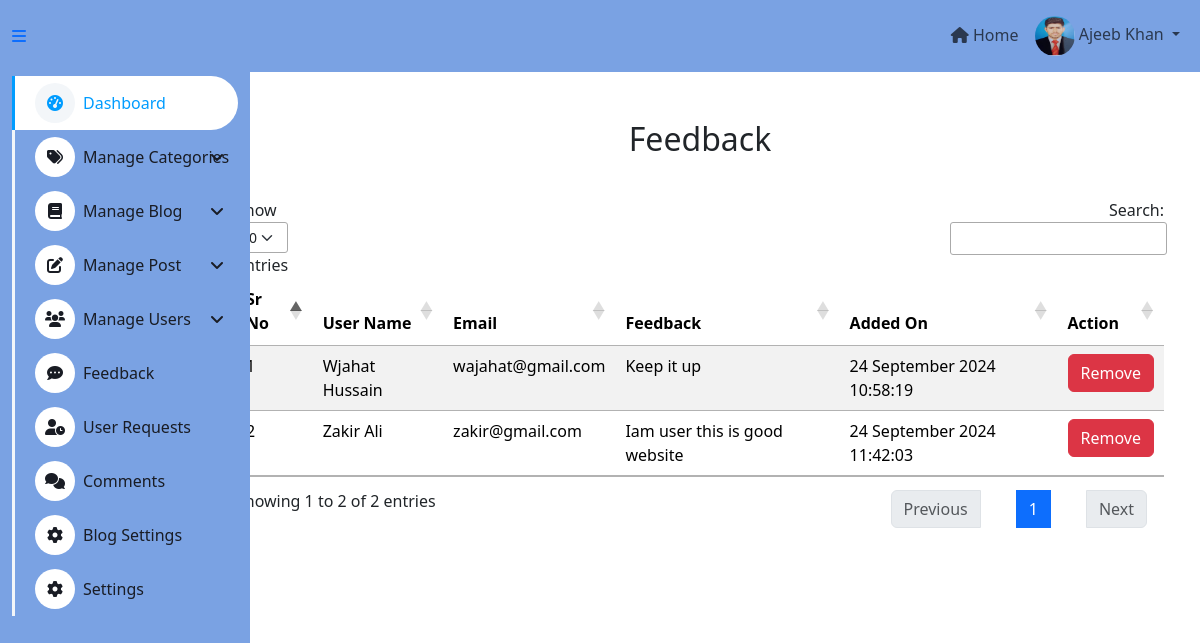
The app's page /Admin/feedback.php (signed in) with its own data.
### tables this page shows
CREATE TABLE `user` (
  `user_id` int(11) NOT NULL AUTO_INCREMENT,
  `role_id` int(11) DEFAULT NULL,
  `first_name` varchar(50) NOT NULL,
  `last_name` varchar(50) NOT NULL,
  `email` varchar(50) DEFAULT NULL,
  `password` text NOT NULL,
  `gender` enum('Male','Female') DEFAULT NULL,
  `date_of_birth` date DEFAULT NULL,
  `user_image` text DEFAULT NULL,
  `address` text DEFAULT NULL,
  `is_approved` enum('Pending','Approved','Rejected') DEFAULT 'Pending',
  `is_active` enum('Active','InActive') DEFAULT 'Active',
  `created_at` timestamp NOT NULL DEFAULT current_timestamp() ON UPDATE current_timestamp(),
  `updated_at` timestamp NULL DEFAULT NULL,
  PRIMARY KEY (`user_id`),
  KEY `role_id` (`role_id`),
  CONSTRAINT `user_ibfk_1` FOREIGN KEY (`role_id`) REFERENCES `role` (`role_id`) ON DELETE CASCADE ON UPDATE CASCADE
);

CREATE TABLE `user_feedback` (
  `feedback_id` int(11) NOT NULL AUTO_INCREMENT,
  `user_id` int(11) DEFAULT NULL,
  `user_name` varchar(100) DEFAULT NULL,
  `user_email` varchar(100) DEFAULT NULL,
  `feedback` text DEFAULT NULL,
  `created_at` timestamp NOT NULL DEFAULT current_timestamp() ON UPDATE current_timestamp(),
  PRIMARY KEY (`feedback_id`),
  KEY `user_id` (`user_id`),
  CONSTRAINT `user_feedback_ibfk_1` FOREIGN KEY (`user_id`) REFERENCES `user` (`user_id`) ON DELETE CASCADE ON UPDATE CASCADE
);

### require/database.php (called while the page is built, shortened)
<?php
    class Database
    {
        public $connection = null;
        public function __construct($hostname,$username,$password,$database){
            $this->connection = mysqli_connect($hostname,$username,$password,$database);
        }
        public function query_excute($query){
            $this->query = $query;
            $this->result = mysqli_query($this->connection, $this->query) or die("<p style='color:red'>Error No: ".mysqli_errno($this->connection)." Error Message: ".mysqli_error($this->connection)."</p>");
			return $this->result;
        }
    }
?>

### Admin/feedback.php (the view, shortened to what this page needs)
<?php
require_once("../templates_and_forms/templates.php");
require_once("../require/database.php");
$database = new Database(HOSTNAME, USERNAME, PASSWORD, DATABASE);
$template = new Template();
$template->navbar();
$query = "SELECT * FROM user_feedback";
    $result = $database->query_excute($query);
?>
<div class="container-fluid">
    <div class="row">
        <?php $template->sidebar(); ?>
        <main class="col-md-9 ms-sm-auto col-lg-10 px-md-4">
            <div class="container mt-5 mb-5">
                <div class="row">
                    <div class="col-sm-12 text-end">
                        <h2 class="text-center">Feedback</h2>
                    </div>
                </div>
                <div class="row mt-4">
                    <div class="col-sm-12 table-responsive">
                        <?php
                        if ($result->num_rows) {
                        ?>
                            <table id="example" class="table table-striped" style="width:100%">
                                <thead>
                                <tr>
                                <th>Sr No</th>
                                <th>User Name</th>
                                <th>Email</th>
                                <th>Feedback</th>
                                <th>Added On</th>
                                <th>Action</th>
                            </tr>
                                </thead>
                                <tbody>
                                    <?php
                                    $count = 1;
                                    while ($feedback = mysqli_fetch_assoc($result)) {
                                    ?>
                                        <tr>
                                <td><?php echo $count++ ?></td>
                                <td><?php echo $feedback['user_name'] ?></td>
                                <td><?php echo $feedback['user_email'] ?></td>
                                <td><?php echo $feedback['feedback'] ?></td>
                                <td><?php echo date("j  F Y h:i:s ",strtotime($feedback['created_at']))??'' ?></td>
                                <td><a class="btn btn-danger" href="updation_process.php?feedback_id=<?php echo $feedback['feedback_id'] ?>">Remove</a></td>
                                    <?php
                                    }
                                    ?>
                                </tbody>
                            </table>
                        <?php
                         } else {
                            Genral::record_not_found();
                        }
                        ?>
                    </div>
                </div>
            </div>
        </main>
    </div>
</div>
<?php $template->admin_footer(); ?>

### templates_and_forms/templates.php (shortened to what this page needs)
<?php
class Template
{
    public function navbar()
    {
        require_once("../require/database.php");
        $database = new Database(HOSTNAME, USERNAME, PASSWORD, DATABASE);
        $user_id = $_SESSION['user'] ?? '';
        $query = "SELECT * FROM user WHERE user_id = '" . $user_id . "'";
        $result = $database->query_excute($query);
        $user_data = mysqli_fetch_assoc($result);
?>
        <!DOCTYPE html>
        <html lang="en">
        <head>
            <link href="https://cdnjs.cloudflare.com/ajax/libs/font-awesome/6.0.0-beta3/css/all.min.css" rel="stylesheet">
            <link href="https://cdn.jsdelivr.net/npm/bootstrap@5.3.3/dist/css/bootstrap.min.css" rel="stylesheet">
            <link rel="stylesheet" href="https://cdn.datatables.net/1.13.5/css/jquery.dataTables.min.css">
            <link href="css/style.css" rel="stylesheet">
        </head>
        <body>
            <nav style="background-color: #7AA2E3;" class="navbar navbar-expand-lg navbar-light sticky-top">
                <div class="container-fluid">
                    <a href="#" class="sidebar-toggler flex-shrink-0">
                        <i class="fa fa-bars"></i>
                    </a>
                    <div class="navbar-nav ms-auto navbar-light">
                        <a style="margin-top:7px; text-decoration: none;" href="../index.php" class="nav-link">
                            <i class="fa fa-home"></i> Home
                        </a>
                        <div class="navbar-nav ms-auto">
                            <div class="nav-item dropdown">
                                <a href="#" class="nav-link dropdown-toggle" data-bs-toggle="dropdown">
                                    <source srcset="../images/<?php echo $user_data['user_image']; ?>"><img src="../images/<?php echo $user_data['user_image']; ?>" alt="User name" width="40" height="40" class="rounded-pill">
                                    <span class="d-none d-lg-inline-flex"><?php echo $user_data["first_name"] . " " . $user_data["last_name"]; ?></span>
                                </a>
                            </div>
                        </div>
                    </div>
                 </div>
            </nav>
        <?php
    }
    public function sidebar()
    {
        ?>
            <div class="container-fluid">
                <div class="row">
                    <div class="col-lg-2 sidebar" style="background-color: #7AA2E3;">
                        <nav class="navbar navbar-light">
                            <a href="index.php" class="navbar-brand mx-4 mb-3">
                                <h3 class="text-primary"><i class="fa fa-hashtag me-2"></i>ADMIN</h3>
                            </a>
                            <div class="navbar-nav w-100">
                                <a href="Dashboard.php" class="nav-item nav-link active">
                                    <i class="fa fa-tachometer-alt me-2"></i>Dashboard
                                </a>
                                <div class="nav-item dropdown">
                                    <a href="#" class="nav-link dropdown-toggle" data-bs-toggle="dropdown">
                                        <i class="fas fa-tags me-2"></i>Manage Categories
                                    </a>
                                </div>
                                <div class="nav-item dropdown">
                                    <a href="#" class="nav-link dropdown-toggle" data-bs-toggle="dropdown">
                                        <i class="fas fa-book me-2"></i>Manage Blog
                                    </a>
                                </div>
                                <div class="nav-item dropdown">
                                    <a href="#" class="nav-link dropdown-toggle" data-bs-toggle="dropdown">
                                        <i class="fas fa-edit me-2"></i>Manage Post
                                    </a>
                                </div>
                                <div class="nav-item dropdown">
                                    <a href="#" class="nav-link dropdown-toggle" data-bs-toggle="dropdown">
                                        <i class="fas fa-users me-2"></i>Manage Users
                                    </a>
                                </div>
                                <a href="feedback.php" class="nav-item nav-link">
                                    <i class="fas fa-comment-dots me-2"></i>Feedback
                                </a>
                                <a href="user_requiest.php" class="nav-item nav-link">
                                    <i class="fas fa-user-clock me-2"></i>User Requests
                                </a>
                                <a href="comments.php" class="nav-item nav-link">
                                    <i class="fas fa-comments me-2"></i>Comments
                                </a>
                                <a href="blog_settings.php" class="nav-item nav-link">
                                    <i class="fas fa-cog me-2"></i>Blog Settings
                                </a>
                                <a href="settings.php" class="nav-item nav-link">
                                    <i class="fas fa-cog me-2"></i>Settings
                                </a>
                            </div>
                        </nav>
                    </div>
                </div>
            </div>
        <?php
    }
    public function admin_footer()
    {
        ?>
        </body>
        </html>
<?php
    }
}
?>

### Admin/css/style.css (style rules this page uses)
:root { --primary: #009CFF; --light: #F3F6F9; --dark: #191C24; }
.btn { transition: .5s; }
.sidebar { position: fixed; top: 0; left: 0; bottom: 0; width: 250px; height: 100vh; overflow-y: auto; background: var(--light); transition: 0.5s; z-index: 999; }
@media (min-width: 992px) { .sidebar { margin-left: 0; } }
.sidebar .navbar .navbar-nav .nav-link { padding: 7px 20px; color: var(--dark); font-weight: 500; border-left: 3px solid var(--light); border-radius: 0 30px 30px 0; outline: none; }
.sidebar .navbar .navbar-nav .nav-link:hover, .sidebar .navbar .navbar-nav .nav-link.active { color: var(--primary); background: #FFFFFF; border-color: var(--primary); }
.sidebar .navbar .navbar-nav .nav-link i { width: 40px; height: 40px; display: inline-flex; align-items: center; justify-content: center; background: #FFFFFF; border-radius: 40px; }
.sidebar .navbar .navbar-nav .nav-link:hover i, .sidebar .navbar .navbar-nav .nav-link.active i { background: var(--light); }
.sidebar .navbar .dropdown-toggle::after { position: absolute; top: 15px; right: 15px; border: none; content: "\f107"; font-family: "Font Awesome 5 Free"; font-weight: 900; transition: .5s; }

### records on screen
user: user_image (picture), first_name "Ajeeb", last_name "Khan"
user_feedback: user_name "Wjahat Hussain", user_email "wajahat@gmail.com", feedback "Keep it up", created_at "24 September 2024 10:58:19"
user_feedback: user_name "Zakir Ali", user_email "zakir@gmail.com", feedback "Iam user this is good website", created_at "24 September 2024 11:42:03"
